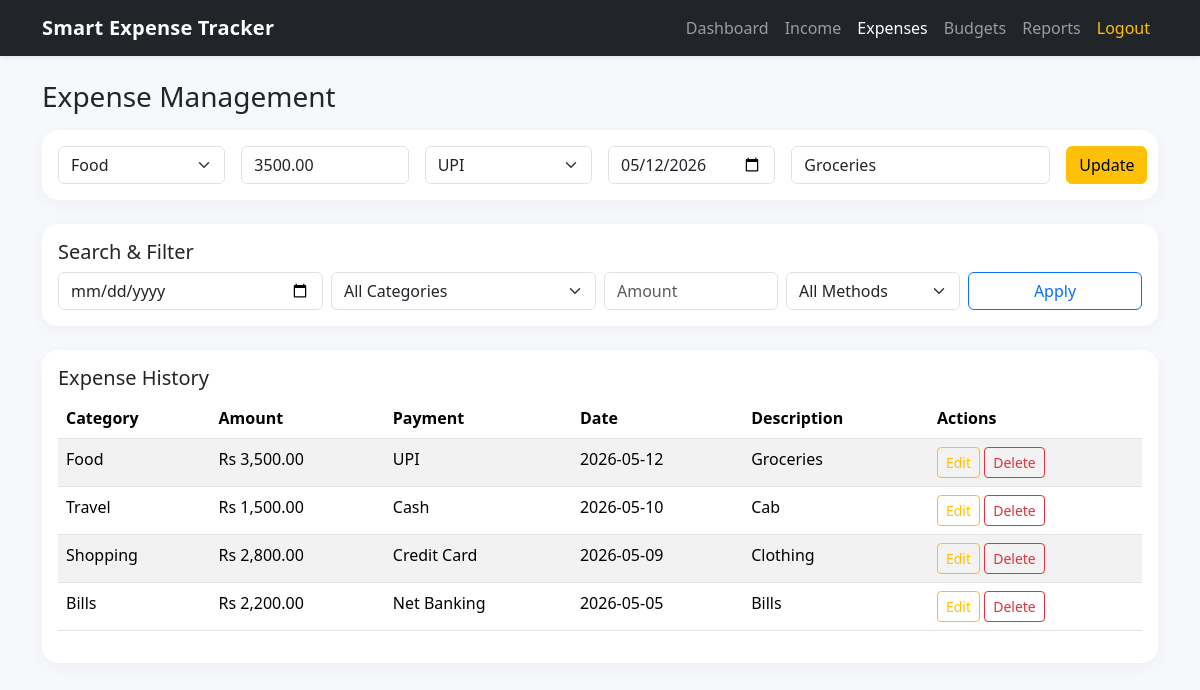
The app's page /expenses.php?edit=1 (signed in) with its own data.
### tables this page shows
CREATE TABLE expenses (
    id INT AUTO_INCREMENT PRIMARY KEY,
    user_id INT NOT NULL,
    category_id INT NOT NULL,
    amount DECIMAL(12,2) NOT NULL CHECK (amount >= 0),
    payment_method ENUM('Cash', 'UPI', 'Debit Card', 'Credit Card', 'Net Banking') NOT NULL,
    date DATE NOT NULL,
    description VARCHAR(255),
    created_at TIMESTAMP DEFAULT CURRENT_TIMESTAMP,
    CONSTRAINT fk_expense_user FOREIGN KEY (user_id) REFERENCES users(id) ON DELETE CASCADE,
    CONSTRAINT fk_expense_category FOREIGN KEY (category_id) REFERENCES categories(id),
    INDEX idx_expense_user_date (user_id, date),
    INDEX idx_expense_category (category_id),
    INDEX idx_expense_payment (payment_method),
    INDEX idx_expense_amount (amount)
);

CREATE TABLE categories (
    id INT AUTO_INCREMENT PRIMARY KEY,
    name VARCHAR(60) NOT NULL UNIQUE,
    INDEX idx_categories_name (name)
);

### expenses.php (the view, shortened to what this page needs)
<?php
require_once "config/db.php";
$userId = (int) $_SESSION["user_id"];
$editData = null;
if (isset($_GET["edit"])) {
    $id = (int) $_GET["edit"];
    $editData = $conn->query("SELECT * FROM expenses WHERE id=$id AND user_id=$userId")->fetch_assoc();
}
$categories = $conn->query("SELECT * FROM categories ORDER BY name");
$filterDate = $_GET["f_date"] ?? "";
$filterAmount = $_GET["f_amount"] ?? "";
$query = "SELECT e.*, c.name AS category_name FROM expenses e JOIN categories c ON c.id=e.category_id WHERE e.user_id=$userId";
$query .= " ORDER BY e.date DESC";
$rows = $conn->query($query);
include "includes/header.php";
?>
<h3 class="mb-3">Expense Management</h3>
<div class="card mb-4">
    <div class="card-body">
        <form method="post" class="row g-3">
            <div class="col-md-2">
                <select name="category_id" class="form-select" required>
                    <?php $categories->data_seek(0); while ($c = $categories->fetch_assoc()): ?>
                    <option value="<?= $c["id"] ?>" <?= isset($editData["category_id"]) && (int) $editData["category_id"] === (int) $c["id"] ? "selected" : "" ?>><?= htmlspecialchars($c["name"]) ?></option>
                    <?php endwhile; ?>
                </select>
            </div>
            <div class="col-md-2"><input type="number" step="0.01" class="form-control" name="amount" placeholder="Amount" value="<?= $editData["amount"] ?? "" ?>" required></div>
            <div class="col-md-2">
                <select name="payment_method" class="form-select" required>
                    <?php foreach (["Cash","UPI","Debit Card","Credit Card","Net Banking"] as $m): ?>
                    <option value="<?= $m ?>" <?= isset($editData["payment_method"]) && $editData["payment_method"] === $m ? "selected" : "" ?>><?= $m ?></option>
                    <?php endforeach; ?>
                </select>
            </div>
            <div class="col-md-2"><input type="date" class="form-control" name="date" value="<?= $editData["date"] ?? date("Y-m-d") ?>" required></div>
            <div class="col-md-3"><input class="form-control" name="description" placeholder="Description" value="<?= htmlspecialchars($editData["description"] ?? "") ?>"></div>
            <div class="col-md-1 d-grid"><?= $editData ? '<button class="btn btn-warning" name="update_expense">Update</button>' : '<button class="btn btn-danger" name="add_expense">Add</button>' ?></div>
        </form>
    </div>
</div>
<div class="card mb-4">
    <div class="card-body">
        <h5>Search & Filter</h5>
        <form class="row g-2">
            <div class="col-md-3"><input type="date" class="form-control" name="f_date" value="<?= htmlspecialchars($filterDate) ?>"></div>
            <div class="col-md-3">
                <select name="f_category" class="form-select">
                    <option value="">All Categories</option>
                </select>
            </div>
            <div class="col-md-2"><input type="number" step="0.01" class="form-control" name="f_amount" placeholder="Amount" value="<?= htmlspecialchars($filterAmount) ?>"></div>
            <div class="col-md-2">
                <select name="f_payment" class="form-select">
                    <option value="">All Methods</option>
                </select>
            </div>
            <div class="col-md-2 d-grid"><button class="btn btn-outline-primary">Apply</button></div>
        </form>
    </div>
</div>
<div class="card">
    <div class="card-body">
        <h5>Expense History</h5>
        <div class="table-responsive">
            <table class="table table-striped">
                <thead><tr><th>Category</th><th>Amount</th><th>Payment</th><th>Date</th><th>Description</th><th>Actions</th></tr></thead>
                <tbody>
                <?php while ($row = $rows->fetch_assoc()): ?>
                    <tr>
                        <td><?= htmlspecialchars($row["category_name"]) ?></td>
                        <td>Rs <?= number_format((float) $row["amount"], 2) ?></td>
                        <td><?= htmlspecialchars($row["payment_method"]) ?></td>
                        <td><?= htmlspecialchars($row["date"]) ?></td>
                        <td><?= htmlspecialchars((string) $row["description"]) ?></td>
                        <td>
                            <a href="expenses.php?edit=<?= $row["id"] ?>" class="btn btn-sm btn-outline-warning">Edit</a>
                            <a href="expenses.php?delete=<?= $row["id"] ?>" class="btn btn-sm btn-outline-danger" onclick="return confirm('Delete this expense?')">Delete</a>
                        </td>
                    </tr>
                <?php endwhile; ?>
                </tbody>
            </table>
        </div>
    </div>
</div>
<?php include "includes/footer.php"; ?>

### assets/css/style.css (style rules this page uses)
body { background: #f6f8fb; }
.card { border: none; border-radius: 1rem; box-shadow: 0 4px 15px rgba(0, 0, 0, 0.04); }
table th { white-space: nowrap; }

### records on screen
expenses: category_id "Food", amount "3500.00", payment_method "UPI", date "05/12/2026", description "Groceries", category.name "Food", amount "3,500.00", date "2026-05-12"
expenses: category.name "Travel", amount "1,500.00", payment_method "Cash", date "2026-05-10", description "Cab"
expenses: category.name "Shopping", amount "2,800.00", payment_method "Credit Card", date "2026-05-09", description "Clothing"
expenses: category.name "Bills", amount "2,200.00", payment_method "Net Banking", date "2026-05-05", description "Bills"
